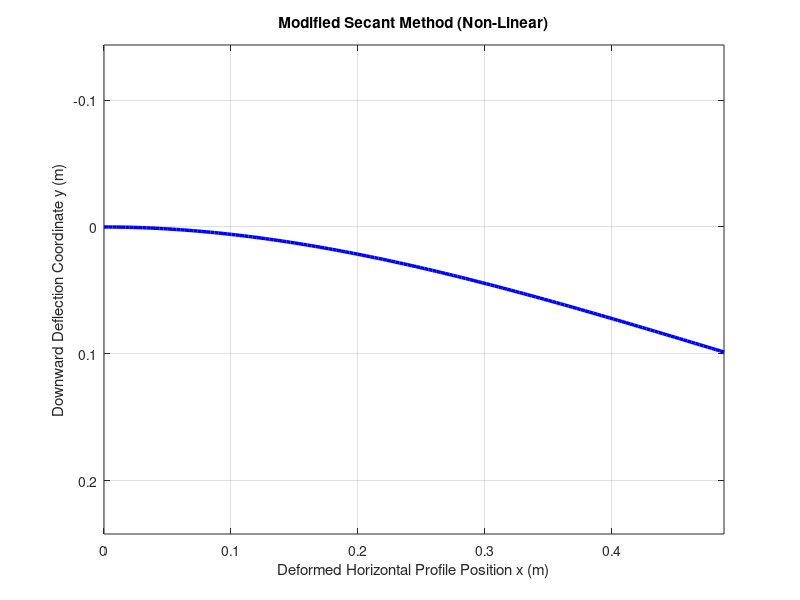

MATLAB code to generate this figure:
function Modified_Secant_Method()
    % =====================================================================
    % 1. PHYSICAL CONSTANTS & BEAM PROFILE PROPERTIES
    % =====================================================================
    L = 0.5;           % Length of the cantilever beam (meters)
    b = 0.03;          % Width of the beam cross-section (meters)
    t = 0.01;          % Thickness of the beam cross-section (meters)
    P = 1000.0;        % Concentrated point load acting downwards at the free tip (N)
    w_area = 38500;    % Distributed payload pressure acting per unit area (N/m^2)
    E = 200e9;         % Young's Modulus of Elasticity (Structural Steel, 200 GPa)
    I = 2.50e-09;      % Area Moment of Inertia for bending resistance (m^4)
    
    q = w_area * b;    % Linear load distribution (N/m)
    EI = E * I;        % Flexural Rigidity constant of the structure
    
    % =====================================================================
    % 2. NUMERICAL GRID MESH DISCRETIZATION
    % =====================================================================
    num_steps = 150;                  % Total spatial nodes across the beam
    s_mesh = linspace(0, L, num_steps); % Coordinate vectors tracking along arc length (s)
    
    % =====================================================================
    % 3. GEOMETRICALLY NON-LINEAR SYSTEM OF ODEs
    % =====================================================================
    f_system = @(s, Y) [Y(2); ...
                        Y(3); ...
                        -(q/EI)*(L - s)*cos(Y(2)) - (P/EI)*cos(Y(2))];
    
    % =====================================================================
    % 4. THE SHOOTING METHOD MECHANICS (MODIFIED SECANT ALGORITHM)
    % =====================================================================
    current_guess = -0.01; 
    delta = 1e-5; % Fractional modification step parameter
    
    tolerance = 1e-9; max_iter = 50; converged = false;
    
    fprintf('\n--- MODIFIED SECANT METHOD ITERATION LOG (NON-LINEAR) ---\n');
    fprintf('%-10s %-20s %-20s\n', 'Iter', 'Current Guess', 'Residual Error');
    
    for iter = 1:max_iter
        % Sample the baseline physical error behavior map response profile
        sol_current = RK4(f_system, s_mesh, [0; 0; current_guess]); 
        error_current = sol_current(3, end);
        
        fprintf('%-10d %-20.6f %-20.6e\n', iter, current_guess, error_current);
        
        if abs(error_current) < tolerance
            fprintf('Convergence verified in %d iterations!\n', iter);
            final_solution = sol_current; converged = true; break;
        end
        
        % FRACTIONAL MODIFICATION LAW: Scale step width change by current guess size
        if current_guess == 0
            dx = delta; 
        else
            dx = delta * current_guess; 
        end
        
        % Run a forward evaluation check on the modified step size path location
        sol_perturbed = RK4(f_system, s_mesh, [0; 0; current_guess + dx]); 
        error_perturbed = sol_perturbed(3, end);
        
        % Compute denominator tracking difference matrix profile
        denom = error_perturbed - error_current;
        if abs(denom) < 1e-15, break; end 
        
        % MODIFIED SECANT UPDATE STEP: Apply the fractional derivative update
        current_guess = current_guess - (error_current * dx) / denom;
    end
    if ~converged, error('The fractional modification secant loop failed to reach convergence.'); end
    
    print_and_plot_results(s_mesh, final_solution, L, 'Modified Secant Method (Non-Linear)');
    
end  % Closes the main Modified_Secant_Method function block

% =========================================================================
% HELPER UTILITY A: RUNGE-KUTTA 4TH ORDER STEP INTEGRATOR
% =========================================================================
function y = RK4(f, x, y0)
    y = zeros(length(y0), length(x)); 
    y(:, 1) = y0;                     
    h = x(2) - x(1);                  
    for i = 1:length(x)-1
        k1 = f(x(i), y(:, i));
        k2 = f(x(i) + h/2, y(:, i) + h*k1/2);
        k3 = f(x(i) + h/2, y(:, i) + h*k2/2);
        k4 = f(x(i) + h, y(:, i) + h*k3);
        y(:, i+1) = y(:, i) + h*(k1 + 2*k2 + 2*k3 + k4)/6;
    end
end % Closes RK4

% =========================================================================
% HELPER UTILITY B: DATA CONVERSION, REPORT PRINTING, AND GRAPH GENERATION
% =========================================================================
function print_and_plot_results(s_mesh, final_solution, L, method_title)
    vertical_y  = final_solution(1, :);   
    slope_angle = final_solution(2, :);   
    deformed_x = cumtrapz(s_mesh, cos(slope_angle)); 
    horiz_deflection_x = L - deformed_x(end);
    
    fprintf('\n================ CONVERGED PHYSICAL GEOMETRY METRICS ================\n');
    fprintf('Final Deflection Slope Angle:  %.4f degrees\n', rad2deg(slope_angle(end)));
    fprintf('Max Vertical Drop (y axis):    %.4f mm\n', vertical_y(end) * 1000);
    fprintf('Horizontal Shortening (x axis): %.4f mm\n', horiz_deflection_x * 1000);
    fprintf('=====================================================================\n');
    
    figure('Color', [1 1 1]);
    plot(deformed_x, vertical_y, 'b-', 'LineWidth', 2.5); hold on;
    grid on; axis equal;
    title(method_title, 'FontSize', 11);
    xlabel('Deformed Horizontal Profile Position x (m)');
    ylabel('Downward Deflection Coordinate y (m)');
    set(gca, 'YDir', 'reverse'); 
end % Closes print_and_plot_results
